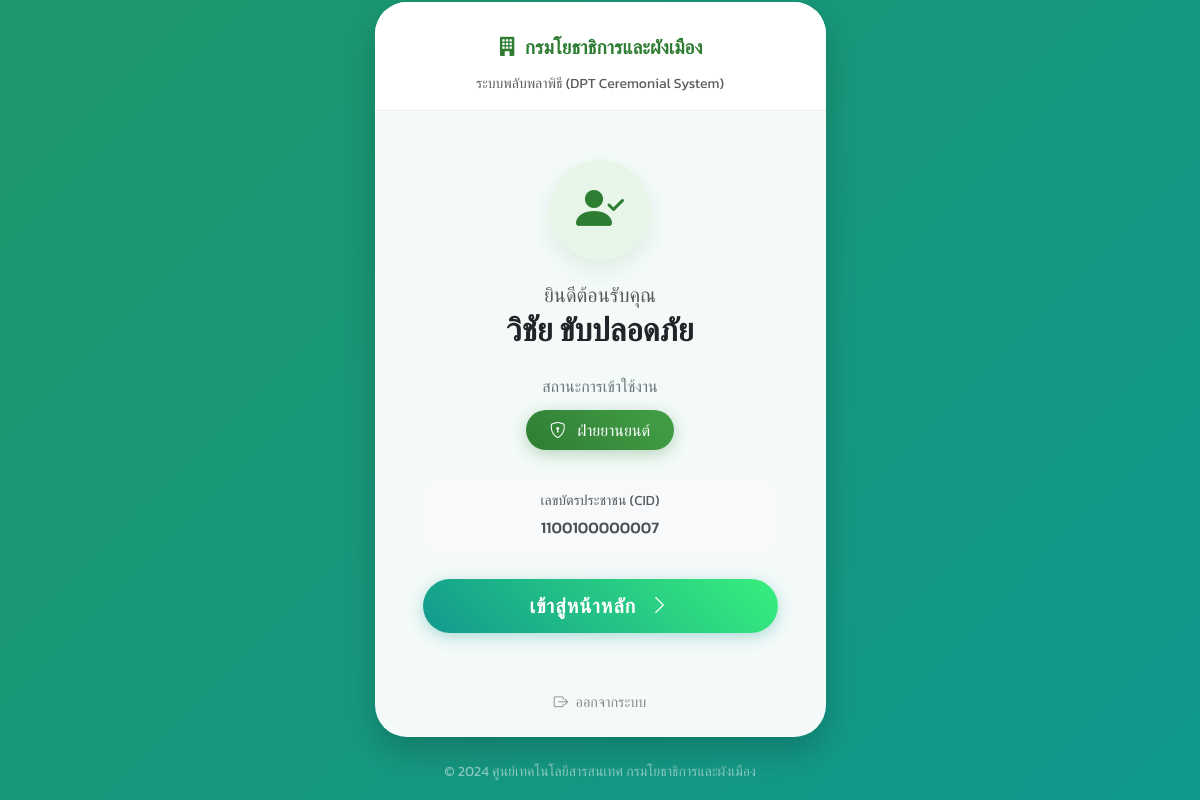
The app's page /welcome2.php (signed in) with its own data.
### tables this page shows
CREATE TABLE IF NOT EXISTS `users` (
  `id` int(11) NOT NULL AUTO_INCREMENT,
  `username_sso` varchar(100) DEFAULT NULL,
  `password_hash` varchar(255) DEFAULT NULL,
  `fname` varchar(100) NOT NULL,
  `lname` varchar(100) NOT NULL,
  `depart_code` varchar(20) DEFAULT NULL,
  `depart_name` varchar(255) DEFAULT NULL,
  `email` varchar(150) DEFAULT NULL,
  `mobile_phone` varchar(50) DEFAULT NULL,
  `cid` varchar(20) DEFAULT NULL,
  `role` enum('super_admin','admin','head_operation','coordinator_operation','staff_operation','head_vehicle','staff_vehicle','pending') NOT NULL DEFAULT 'pending',
  `created_at` timestamp NOT NULL DEFAULT CURRENT_TIMESTAMP,
  PRIMARY KEY (`id`),
  UNIQUE KEY `idx_users_username_sso` (`username_sso`),
  KEY `idx_users_role` (`role`)
);

### welcome2.php (the view, shortened to what this page needs)
<?php
require 'db.php';
$cid = $_SESSION['cid'];
$search_stmt = $conn->prepare("SELECT * FROM users WHERE cid = ?");
$search_stmt->execute([$cid]);
$user_data = $search_stmt->fetch();
$role_name_th = [
    'staff_operation' => 'ฝ่ายปฏิบัติงาน',
    'staff_vehicle'   => 'ฝ่ายยานยนต์',
    'head_operation'  => 'หัวหน้าฝ่ายปฏิบัติงาน',
    'head_vehicle'    => 'หัวหน้าฝ่ายยานยนต์',
    'pending'         => 'รออนุมัติ',
    'admin'           => 'ผู้ดูแลระบบ'
];
?>
<!DOCTYPE html>
<html lang="th">
<head>
    <link href="https://cdn.jsdelivr.net/npm/bootstrap@5.3.0/dist/css/bootstrap.min.css" rel="stylesheet">
    <link rel="stylesheet" href="https://cdn.jsdelivr.net/npm/bootstrap-icons@1.11.0/font/bootstrap-icons.css">
</head>
<body>
    <div class="container">
        <div class="row justify-content-center">
            <div class="col-11 col-sm-9 col-md-7 col-lg-5">
                <div class="card welcome-card">
                    <div class="card-header-custom text-center">
                        <div class="dpt-logo-text">
                            <i class="bi bi-building-fill me-2"></i>กรมโยธาธิการและผังเมือง
                        </div>
                        <small class="text-muted">ระบบพลับพลาพิธี (DPT Ceremonial System)</small>
                    </div>
                    <div class="card-body p-4 p-md-5 text-center">
                        <?php if ($user_data): ?>
                        <div class="icon-circle">
                            <i class="bi bi-person-check-fill"></i>
                        </div>
                        <h5 class="text-muted mb-1">ยินดีต้อนรับคุณ</h5>
                        <h2 class="fw-bold mb-4 text-dark">
                            <?php echo $user_data['fname'] . " " . $user_data['lname']; ?>
                        </h2>
                        <div class="mb-4">
                            <p class="mb-1 text-secondary">สถานะการเข้าใช้งาน</p>
                            <div class="role-badge">
                                <i class="bi bi-shield-lock me-2"></i>
                                <?php
                                    if ($user_data['role'] === 'pending') {
                                        echo 'แอดมินยังไม่กำหนดสิทธิ์';
                                    } else {
                                        echo $role_name_th[$user_data['role']] ?? $user_data['role'];
                                    }
                                ?>
                            </div>
                        </div>
                        <div class="alert alert-light border-0 bg-light rounded-4 py-3 mb-4">
                            <small class="text-muted d-block mb-1">เลขบัตรประชาชน (CID)</small>
                            <span class="fw-medium"><?php echo $user_data['cid']; ?></span>
                        </div>
                        <?php
$user_role = $_SESSION['role'];
$target_page = "home.php";
switch ($user_role) {
    case 'staff_vehicle':
        $target_page = "home_vehicle.php";
        break;
        }
?>
                        <div class="d-grid gap-3">
                            <a href="<?php echo $target_page; ?>" class="btn btn-main btn-lg">
                                เข้าสู่หน้าหลัก <i class="bi bi-chevron-right ms-2"></i>
                            </a>
                        </div>
                        <?php endif; ?>
                    </div>
                    <div class="card-footer bg-transparent border-0 text-center pb-4">
                        <a href="" class="logout-link">
                            <i class="bi bi-box-arrow-right me-1"></i> ออกจากระบบ
                        </a>
                    </div>
                </div>
                <p class="text-center text-white-50 mt-4 small">
                    &copy; 2024 ศูนย์เทคโนโลยีสารสนเทศ กรมโยธาธิการและผังเมือง
                </p>
            </div>
        </div>
    </div>
</body>
</html>

### welcome2.php (style rules this page uses)
body { font-family: 'Kanit', sans-serif; background: linear-gradient(135deg, #1d976c 0%, #11998e 100%); min-height: 100vh; display: flex; align-items: center; justify-content: center; margin: 0; overflow-x: hidden; }
.welcome-card { background: rgba(255, 255, 255, 0.95); backdrop-filter: blur(10px); border-radius: 2rem; border: none; box-shadow: 0 15px 35px rgba(0, 0, 0, 0.2); transition: transform 0.3s ease; overflow: hidden; animation: fadeInUp 0.8s ease-out; }
.card-header-custom { background: #ffffff; border-bottom: 1px solid #eee; padding: 2rem 1rem 1rem; }
.icon-circle { width: 100px; height: 100px; background: #e8f5e9; color: #2e7d32; border-radius: 50%; display: flex; align-items: center; justify-content: center; margin: 0 auto 1.5rem; font-size: 3rem; box-shadow: 0 10px 20px rgba(46, 125, 50, 0.1); }
.role-badge { display: inline-block; padding: 0.5rem 1.5rem; background: linear-gradient(45deg, #2e7d32, #43a047); color: white; border-radius: 50px; font-weight: 500; box-shadow: 0 4px 15px rgba(46, 125, 50, 0.3); margin-top: 0.5rem; }
.btn-main { background: linear-gradient(45deg, #11998e, #38ef7d); border: none; color: white; padding: 12px 40px; border-radius: 50px; font-weight: 600; text-transform: uppercase; letter-spacing: 1px; transition: all 0.3s ease; box-shadow: 0 4px 15px rgba(17, 153, 142, 0.3); }
.logout-link { text-decoration: none; color: #888; font-size: 0.9rem; transition: color 0.3s; }
.dpt-logo-text { color: #2e7d32; font-weight: 600; font-size: 1.2rem; margin-bottom: 0.5rem; }

### records on screen
users: fname "วิชัย", lname "ขับปลอดภัย", role "ฝ่ายยานยนต์", cid "1100100000007"
